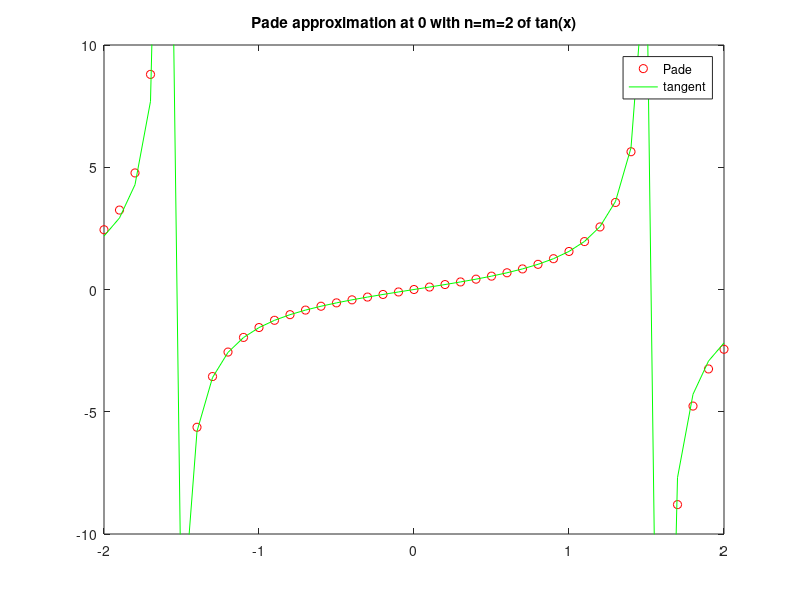

MATLAB code to generate this figure:
%%
%%%%%%%%%%%%%%%%%%%%%%%%%%% PROBLEM 7 EXTRA CREDIT %%%%%%%%%%%%%%%%%%%%%%
%
% In MuPad, we use the Pade command to find the Pade approximation of f(x)
% = tan(x) around x=0 witn m=n=2.
% PART A
% Pade(tan(x),0,[2,2]) = 
% x(x^2-15) / 3(2x^2-5)
% The Pade approximation has a singularity at x = +- sqrt(5/2)
t = [(-sqrt(5/2)) :.1: (sqrt(5/2))];
y = [-2:.1:2];
P = @(x) (x.*(x.^2-15)) ./ (3.*(2.*x.^2-5));
f = @(x) tan(x);
P1 = (y.*(y.^2-15)) ./ (3.*(2.*y.^2-5));
figure

plot(y, P(y), 'or')
hold on
plot(y, tan(y),'g')
ylim([-10 10])
legend('Pade', 'tangent')
title('Pade approximation at 0 with n=m=2 of tan(x)')
%
% PART B
% In MuPad, we use the Pade command to find the Pade approximation of f(x)
% = tan(x) around x=0 witn m=n=3.
% 
% The Pade approximation with m=n=3 is exactly the same as m=n=2 